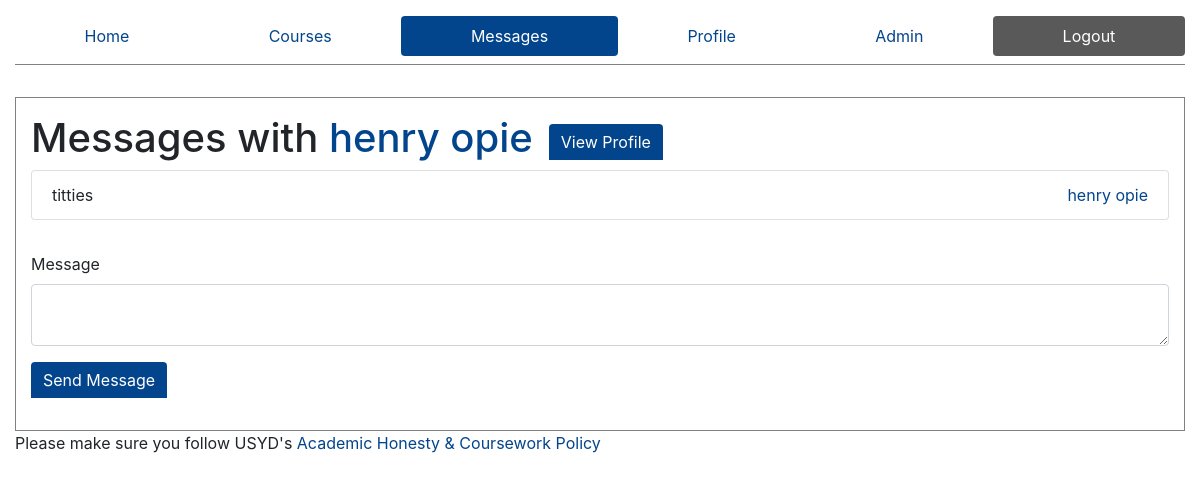
The app's page /messages/4 (signed in), older data.
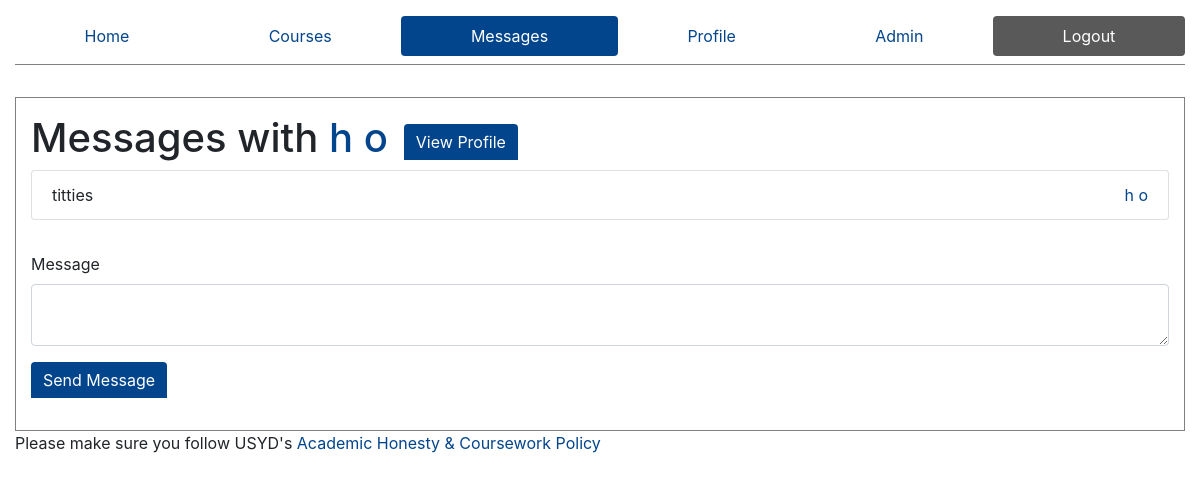
The same page, newer data.
### ed/models.py (models this page shows)
class Profile(models.Model):
    user = models.OneToOneField(User, on_delete=models.CASCADE, related_name='+', default=1)
    FirstName = models.CharField(max_length=50,default='firstname')
    LastName = models.CharField(max_length=50,default='lastname')
    is_admin = models.BooleanField('Is admin', default=False)

class Message(models.Model):
    sender = models.ForeignKey(Profile, on_delete=models.CASCADE, null=True)
    body = models.TextField()

### ed/views.py (the view, shortened to what this page needs)
# urls.py: path('messages/<int:id>', views.message, name="message"),
def message(request,id):
    is_admin = False
    p = Profile.objects.get(user=request.user)
    if p.is_admin:
        is_admin = True
    profile = Profile.objects.get(user=request.user)
    otherID = Profile.objects.get(id=id)
    chat = Group.objects.filter(members=profile.id)
    memberships1 = ChatMembership.objects.filter(person=profile.id)
    memberships2 = ChatMembership.objects.filter(person=id)
    groups1 = memberships1.values_list('group', flat=True)
    groups2 = memberships2.values_list('group', flat=True)
    group = list(set(groups1).intersection(groups2))
    print("Group: ", group)
    if group:
        group = Group.objects.get(id=group[0])
    if not request.POST:
        messages = group.messages.all()
        msg = Message.objects.filter(id__in=messages).order_by('-id')
        context= {
            'id': id,
            'active': 'messages',
            'messages' : msg,
            'is_admin': is_admin,
            'otherID': otherID
        }
        return render(request, 'message.html', context=context)

### templates/message.html (shortened to what this page needs)
{% extends "core.html" %}
{% block content %}
    <div class="message-title-bar">
        <h1 role="heading" aria-label="Messages with {{otherID.FirstName}} {{otherID.LastName}}" aria-level="1">
            Messages with
            <a href="/profile/{{otherID.id}}">
                {{otherID.FirstName}} {{otherID.LastName}}
            </a>
        </h1>
        <a href="/profile/{{otherID.id}}" role="button" class="btn btn-primary">
            View Profile
        </a>
    </div>
    {% if messages %}
    <ul class="list-group message-list" role="list">
        {% for message in messages %}
                <li class="list-group-item message" role="listitem">
                    <div class="message-body">
                        {{message.body}}
                    </div>
                    <div class="message-sender">
                        <a href="/profile/{{otherID.id}}">
                            {{message.sender.FirstName}} {{message.sender.LastName}}
                        </a>
                    </div>
                </li>
        {% endfor %}
    </ul>
        {% else %}
        <ul class="list-group" role="list">
            <li class="list-group-item" role="listitem">
                No messages yet.
            </li>
        </ul>
    {% endif %}
        <form action="/messages/{{id}}" method="post" style="margin-top: 2rem;" role="form">
            <div class="form-group">
                <label for="message">Message</label>
                <textarea id="message" name="message" type="text" class="form-control"> </textarea>
            </div>
            <div class="form-group">
                <input type="submit" value="Send Message" style="width: auto" class="btn btn-primary" role="button" aria-label="Send Message">
            </div>
        </form>
{% endblock %}

Row changes from the older to the newer data that the page shows:
changed Profile: FirstName "henry" → "h"; LastName "opie" → "o"
changed through a linked row, Message "titties": sender.FirstName "henry" → "h"; sender.LastName "opie" → "o"
